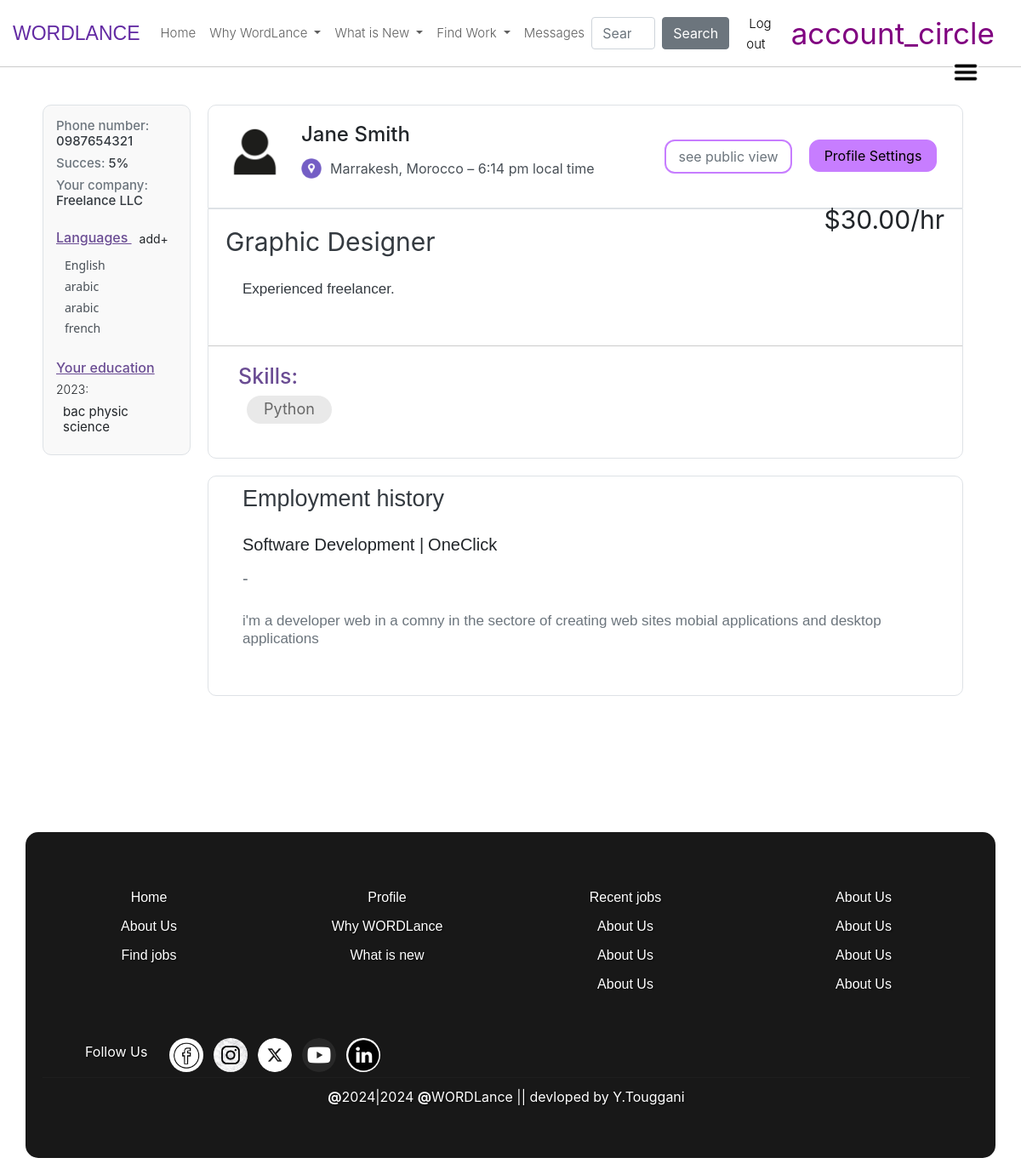
Screenshot of /my_profile/1 (signed in) with the database file from the repository.
### app.py (models this page shows)
class freelancers(UserMixin, db.Model):
    id = db.Column(db.Integer, primary_key=True, autoincrement=True)
    email = db.Column(db.String(50), unique=True, nullable=False)
    password = db.Column(db.String(128), nullable=False)  # Adjusted for secure hashing
    firstname = db.Column(db.String(50), nullable=False)
    lastname = db.Column(db.String(50), nullable=False)
    phone_num = db.Column(db.String(20), nullable=True)
    succeces = db.Column(db.Integer, nullable=True)
    address = db.Column(db.String(255))
    gender = db.Column(db.String(20))
    birthdate = db.Column(db.Date)
    company = db.Column(db.String(50), nullable=True)
    self_intro = db.Column(db.String(1000), nullable=False)
    profile_title = db.Column(db.String(50), nullable=False)
    price_of_work_for_hour = db.Column(db.Integer, nullable=True)
    date_created = db.Column(db.DateTime, default=datetime.utcnow)

class langauges(db.Model):
    langaug_id = db.Column(db.Integer, primary_key=True, autoincrement=True)
    id = db.Column(db.Integer, ForeignKey('freelancers.id'), nullable=False)
    langauge = db.Column(db.String(100), nullable=False)

class Skills(db.Model):
    skill_id = db.Column(db.Integer, primary_key=True, autoincrement=True)
    job_id = db.Column(db.Integer, ForeignKey('joboffers.job_id'), nullable=True)
    id = db.Column(db.Integer, ForeignKey('freelancers.id'), nullable=True)
    skill_name = db.Column(db.String(100), nullable=False)
    proficiency_level = db.Column(db.String(50), nullable=True)

class experiencs(db.Model):
    experienc_id = db.Column(db.Integer, primary_key=True, autoincrement=True)
    id = db.Column(db.Integer, ForeignKey('freelancers.id'), nullable=False)
    experienc = db.Column(db.String(100), nullable=False)
    experienc_start_data = db.Column(db.Date)
    experienc_end_data = db.Column(db.Date)

### app.py (the view)
@app.route('/my_profile/<int:user_id>', methods=['GET', 'POST'])
@login_required
def my_profile(user_id=1):
    user = freelancers.query.get_or_404(user_id)
    skills = Skills.query.filter(Skills.id == current_user.id ).all()
    my_experiencs = experiencs.query.filter(experiencs.id == current_user.id ).all()
    login = True
    mylangauges = langauges.query.filter(langauges.id == current_user.id)
    return render_template("profil.html", user = user, login=login, skills=skills, experiencs=my_experiencs, langauges=mylangauges)

### app.py (called while the page is built)
@login_manager.user_loader
def load_user(id):
    return freelancers.query.get(int(id))

### templates/profil.html (shortened to what this page needs)
{% extends "Base.html" %}
{% block content %}
	<br>
	<div class="dropdown" style="position: absolute;top: 70PX;right: 50px;z-index: 100;">
	  <button class="btn btn-secondary " type="button" data-bs-toggle="dropdown" aria-expanded="false" style="padding:0px;background-color: white;border: none;">
	      <img src="{{ url_for('static', filename='images/Hamburger_icon.png') }}" alt="Example Image" width="30px">
	  </button>
	</div>
	<div style="display: flex;flex-direction: row; align-items: start;">
		<div style="width: 15%; margin-left: 30px;">
			<div  class="border" style="margin: 0px;;border-radius: 10px;padding: 15px 15px;background-color: rgb(249, 249, 249);">
					<div >
						<h6 style="font-size:15px;color: #6c757d;">Phone number: <span style="color:#343a40;">{{user.phone_num}}</span></h6>
						<h6 style="font-size:15px;color: #6c757d;">Succes: <span style="color:#343a40;">{{user.succeces}}%</span></h6>
						<h6 style="font-size:15px;color: #6c757d;">Your company: <span style="color:#343a40;">{{user.company}}</span></h6>
					</div>
					<h5 style="color: rgb(106, 76, 147);font-size: 16px;text-decoration: underline;margin-top: 20px ;">Languages <a href="{{url_for('add_langauge')}}"><button class="btn btn-sm">add+</button></a></h5>
					<div style="display: flex;flex-direction: column;align-items: strar;padding-left: 10px;">
						{% for l in langauges %}
						<h6 style="font-size:14px;font-family: system-ui;color: #495057;">{{l.langauge}}</h6>
						{% endfor %}
					</div>
					<h5 style="color: rgb(106, 76, 147);font-size: 16px;text-decoration: underline;margin-top: 20px;">Your education</h5>
					<div style="display: flex;flex-direction: column;align-items: strar;: 10px;">
						<h6 class="display-6" style="font-size:14px;">2023: </h6>
						<h5 style="font-size: 15px;padding-left: 8px;" class="display-5"> <b>bac physic science</b></h5>
					</div>
			</div>
		</div>
		<div style="width: 80%;">
			<div class="border" style="margin: 0px 20px;padding: 22;border-radius: 10px;border-bottom-right-radius: 0px;border-bottom-left-radius: 0px;">
					<div class="row">
						<div class="col" style="min-width: 400px;">
								<span  style="display:flex;flex-direction: row;">
						    	<img src="{{ url_for('static', filename='images/profile.png') }}" alt="Example Image" width="89px" style="margin: 10px;">
						    	<span  style="display:flex;flex-direction: column;">
						       	<h4 style="padding:20px;padding-left: 0px;padding-bottom: 5px;color:  #212529;">{{user.firstname}} {{user.lastname}}</h4>
						       	<span style="display:flex;flex-direction: row;justify-content: center;align-items: center;">
						       		<img src="{{ url_for('static', filename='images/gps.png') }}" alt="Example Image" width="24px" height="24px"  style="margin-right: 10px;">
						       		<P style="margin: 0px;margin-left: 0px;color: #495057;">Marrakesh, Morocco – 6:14 pm local time</P>
						       	</span>
						    	</span>
							</span>
						</div>
						<div class="col" style="max-width: 210px;">
							<button type="button" class="btn btn-warning"  style="margin:40px;width: 150px;margin-right: 0px;background-color: white;border-color: #c77dff;border-width: 2px;border-radius: 12px;color: #6c757d;">see public view</button>
						</div>
						<div class="col" style="max-width: 210px;">
							<button type="button" class="btn btn-warning" style="margin:40px;width: 150px;margin-left: 0px;background-color: #c77dff;color: black;border-color:
							#c77dff;border-radius: 12px;">Profile Settings</button>
						</div>
						</div>
			</div>
			<div class="border" style="margin: 0px 20px;padding: 22px;border-radius: 10px;border-top-right-radius: 0px;border-top-left-radius: 0px;padding: 0;">
				<span style="display: flex;flex-direction: row;">
					<h5 style="padding: 20px;font-size: 30px;float: left;padding-bottom: 0;color: #343a40;" class="display-6"><b>{{user.profile_title}}</b></h5>
					<h2 style="font-size: 30px;float: right;position: absolute;top: 240px ;right: 90px;" class="display-6"><b>${{user.price_of_work_for_hour}}.00/hr</b></h2>
				</span>
				<p style="padding: 40px;padding-top: 20px;font-size: 17px;padding-right: 70px;    line-height: 1.2;font-family: sans-serif;color: #343a40;">
					{{user.self_intro}}
				</p>
				<hr>
				<h5 style="padding-left:35px;color: rgb(106, 76, 147);font-size: 25px;padding-top: 20px;">Skills:</h5>
				<div style="padding: 40px;padding-top: 0;display: flex;flex-direction: row;">
					{% for s in skills %}
						<p style="font-size: 18px;border: 2px solid gray;padding: 3px 18px;margin: 0px 5px;border: 2px solid rgb(233, 233, 233);border-radius: 30px;background-color: rgb(233, 233, 233);padding-bottom: 4px;color: rgb(103, 103, 103);" class="display-5">
							<b>{{s.skill_name}}</b>
						</p>
					{% endfor %}
				</div>
			</div>
			<div class="border" style="margin: 20px 20px;padding: 22;border-radius: 10px;">
				<h1 style="padding:10px 40px;font-size: 27px;font-family: sans-serif;color: #343a40;">Employment history</h1>
				{% for e in experiencs %}
				<div style="padding:8px 40px;font-size: 17px;font-family: sans-serif;display: flex;flex-direction: row;">
					<h5>{{e.experienc}} |</h5> <h5 style="padding-left: 5px;">OneClick</h5>
				</div>
				<div style="padding:0px 40px;font-size: 17px;font-family: sans-serif;display: flex;flex-direction: row;color: #6c757d;">
					<h5>{{e.experienc_duration}} -</h5> <h5 style="padding-left: 5px;">{{e.experienc_duration}}</h5>
				</div>
				<p  style="padding: 40px;padding-top: 20px;font-size: 17px;padding-right: 10px;    line-height: 1.2;font-family: sans-serif;color: #6c757d;">i'm a developer web in a comny in the sectore of creating web sites mobial applications and desktop applications</p>
				{% endfor %}
			</div>
		</div>
	</div>
{% endblock content %}

### templates/Base.html (style rules this page uses)
hr { width: 100%; border: none; height: 0.5px; background-color: #333; margin: 0%; }

### rows the page displays
freelancers: phone_num "0987654321", succeces "5", company "Freelance LLC", firstname "Jane", lastname "Smith", profile_title "Graphic Designer", price_of_work_for_hour "30", self_intro "Experienced freelancer."
langauges: langauge "English"
langauges: langauge "arabic"
langauges: langauge "arabic"
langauges: langauge "french"
Skills: skill_name "Python"
experiencs: experienc "Software Development"
